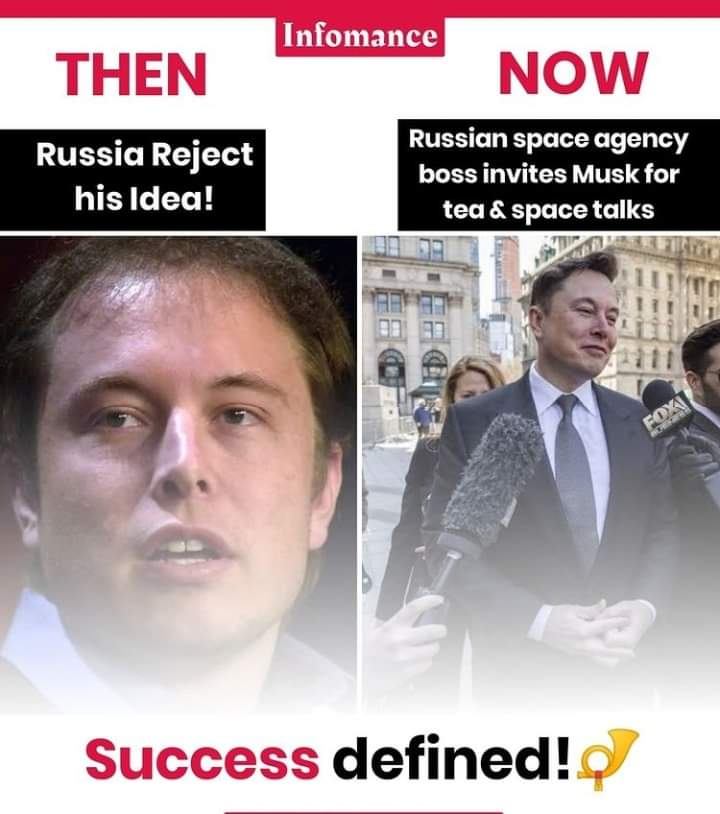
#> input picture imageProcessing/a.jpg, 720 x 814 px, given in place of the camera
$ python contourHome.py
#> lines starting #> are read from the running program, lines starting #| are printed output that depends on the picture; after the words box and inside, x2 and y2 are one past the last pixel; in counts of white or black regions, pixels touching at a corner belong together
import numpy as np
import cv2

def onTrack1(val):
    global hueLow
    hueLow=val
    print('Hue Low',hueLow)
def onTrack2(val):
    global hueHigh
    hueHigh=val
    print('Hue High',hueHigh)
def onTrack3(val):
    global satLow
    satLow=val
    print('Sat Low',satLow)
def onTrack4(val):
    global satHigh
    satHigh=val
    print('Sat High',satHigh)
def onTrack5(val):
    global valLow
    valLow=val
    print('Val Low',valLow)
def onTrack6(val):
    global valHigh
    valHigh=val
    print('Val High',valHigh)

width=640
height=360
cam=cv2.VideoCapture(0)
cam.set(cv2.CAP_PROP_FRAME_WIDTH, width)
cam.set(cv2.CAP_PROP_FRAME_HEIGHT,height)
# cam.set(cv2.CAP_PROP_FPS, 30)
# cam.set(cv2.CAP_PROP_FOURCC,cv2.VideoWriter_fourcc(*'MJPG'))

cv2.namedWindow('myTracker')
cv2.moveWindow('myTracker',width,0)

hueLow=10
hueHigh=20
satLow=10
satHigh=250
valLow=10
valHigh=250
xpos = 0
ypos = 0
cv2.createTrackbar('Hue Low','myTracker',10,179,onTrack1)
cv2.createTrackbar('Hue High','myTracker',20,179,onTrack2)
cv2.createTrackbar('Sat Low','myTracker',10,255,onTrack3)
cv2.createTrackbar('Sat High','myTracker',250,255,onTrack4)
cv2.createTrackbar('Val Low','myTracker',10,255,onTrack5)
cv2.createTrackbar('Val High','myTracker',250,255,onTrack6)

while True:
    ignore,  frame = cam.read()
#> frame is the input picture: shape (814, 720, 3); mean B, G, R 161.1, 158.7, 174.8
    frameHSV=cv2.cvtColor(frame,cv2.COLOR_BGR2HSV)
#> frameHSV: shape (814, 720, 3); mean H, S, V 56.5, 33.1, 177
    lowerBound=np.array([hueLow,satLow,valLow])
    upperBound=np.array([hueHigh,satHigh,valHigh])
    myMask=cv2.inRange(frameHSV,lowerBound,upperBound)
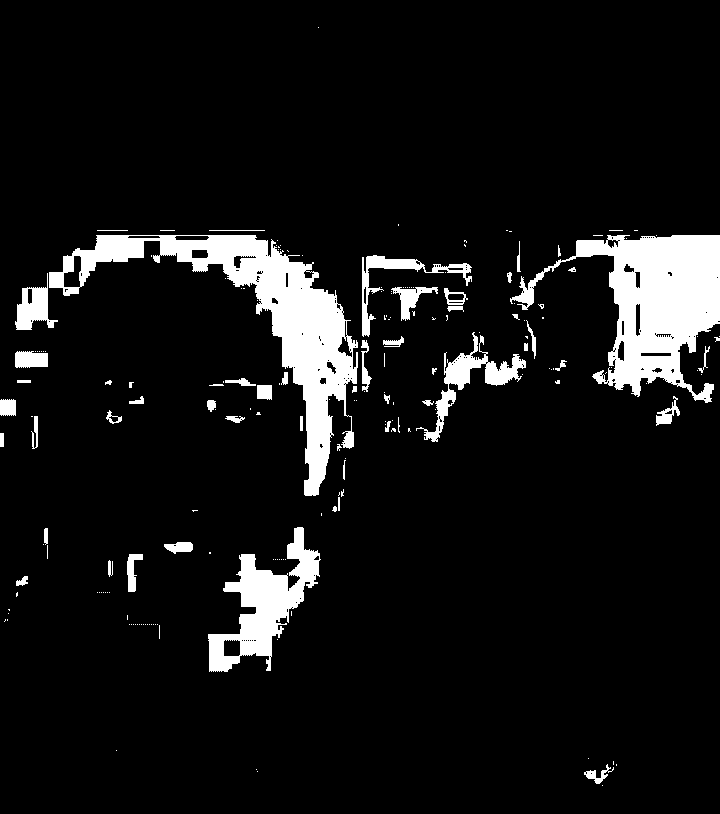
#> myMask: shape (814, 720); 8.2% white; 195 white regions (142 under 20 px)
#   drawing contour on main frame
    contours , junk = cv2.findContours(myMask,cv2.RETR_EXTERNAL,cv2.CHAIN_APPROX_SIMPLE)
#> contours = 195 contours, 155 with area under 20; largest, box (x1, y1, x2, y2) and area: (49, 235, 358, 496) 17172, (510, 235, 720, 403) 14961, (208, 527, 321, 672) 6111, (416, 332, 526, 442) 2002, (362, 255, 472, 337) 1252; junk = 195 rows, first 6: [1, -1, -1, -1], [2, 0, -1, -1], [3, 1, -1, -1], [4, 2, -1, -1], [5, 3, -1, -1], [6, 4, -1, -1]
    # cv2.drawContours(frame,contours,-1,(2555,0,0),3)

    for contour in contours:
        area = cv2.contourArea(contour)
        if area >= 100:
            # cv2.drawContours(frame,[contour],0,(2555,0,0),3)
            x,y,w,h = cv2.boundingRect(contour)
            cv2.rectangle(frame,(x,y),(x+w,y+h),(0,0,255),5)
            # if x < int(width/2):

            xpos = x
            ypos = y
            xpos = int(xpos/width*1920)
            ypos = int(ypos/width*1080)
#> this loop made 195 passes
#> (area, x, y, w, h, xpos, ypos) on passes 5, 49, 53, 55, 88, 89, 95, 123, 126, 133, 152, 161: (142.5, 584, 764, 30, 20, 1752, 1289), (271, 127, 554, 16, 38, 381, 934), (213, 164, 542, 29, 12, 491, 914), (6111, 208, 527, 113, 145, 624, 889), (224.5, 0, 399, 16, 17, 0, 673), (229.5, 656, 396, 24, 30, 1967, 668), (184.5, 257, 385, 15, 15, 771, 649), (448, 15, 351, 33, 17, 45, 592), (170, 361, 340, 11, 52, 1083, 573), (2002, 416, 332, 110, 110, 1248, 560), (230, 444, 288, 24, 17, 1332, 486), (504.5, 391, 287, 47, 34, 1173, 484)
#> area on passes 40, 41, 54: 56, 28, 43
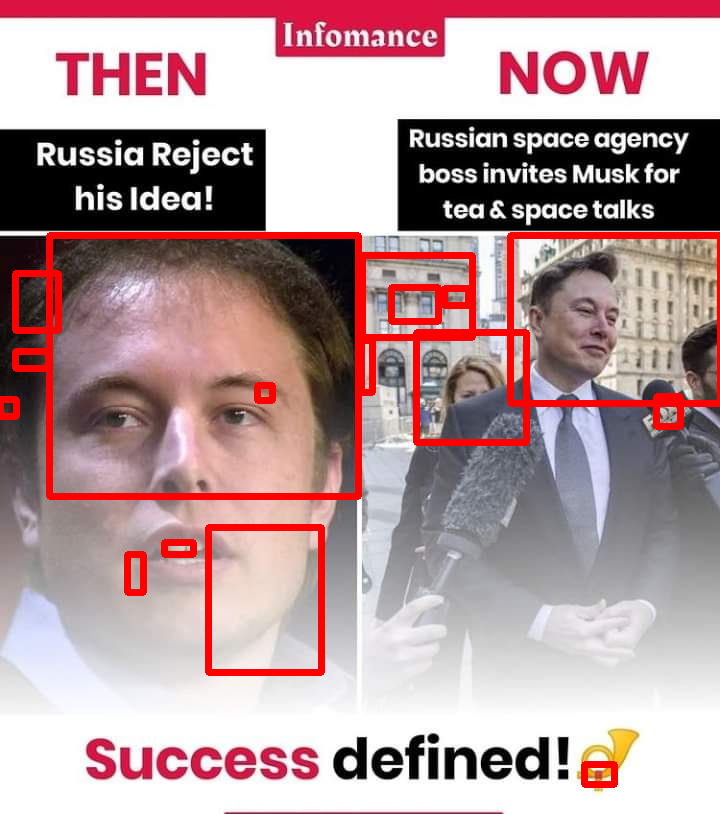
#> frame: shape (814, 720, 3); 4.9% of pixels changed, all inside (x1, y1, x2, y2) = (0, 232, 720, 788)

    #myMask=cv2.bitwise_not(myMask)
    myObject=cv2.bitwise_and(frame,frame,mask=myMask)
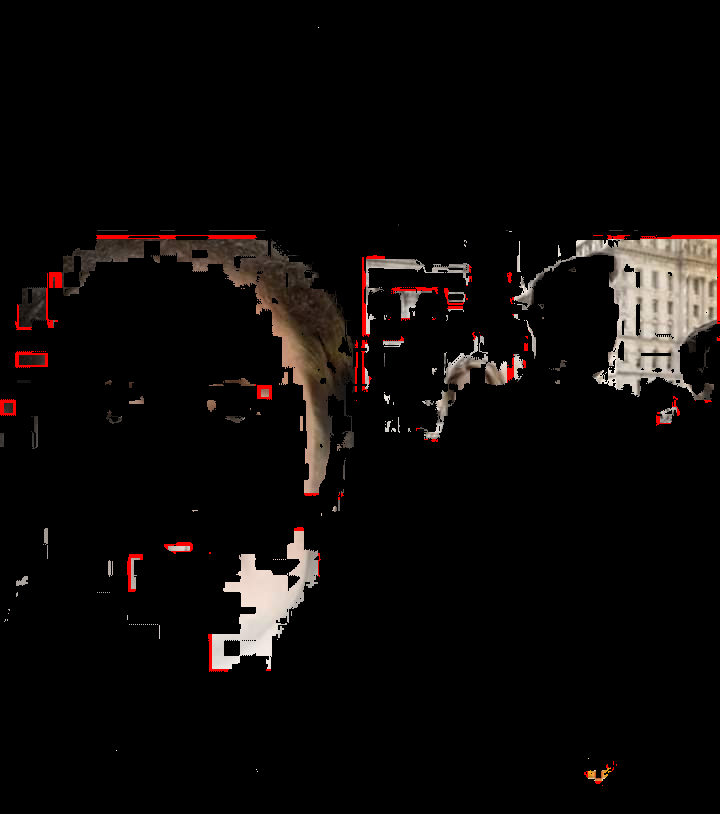
#> myObject: shape (814, 720, 3); mean B, G, R 8.7, 9.7, 12.6
    myObjectSmall=cv2.resize(myObject,(int(width/2),int(height/2)))
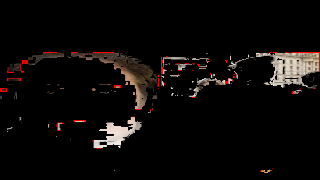
#> myObjectSmall: shape (180, 320, 3); mean B, G, R 8.7, 9.7, 12.4
    cv2.imshow('My Object',myObjectSmall)
    cv2.moveWindow('My Object',int(width/2),int(height))
    myMaskSmall=cv2.resize(myMask,(int(width/2),int(height/2)))
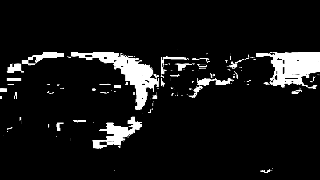
#> myMaskSmall: shape (180, 320); min 0, max 255, mean 20.8
    cv2.imshow('My Mask',myMaskSmall)
    cv2.moveWindow('My Mask',0,height)
    cv2.imshow('my WEBcam', frame)
    cv2.moveWindow('my WEBcam',xpos,ypos)

    if cv2.waitKey(1) & 0xff ==ord('q'):
#> (key q is pressed here)
        break
cam.release()
